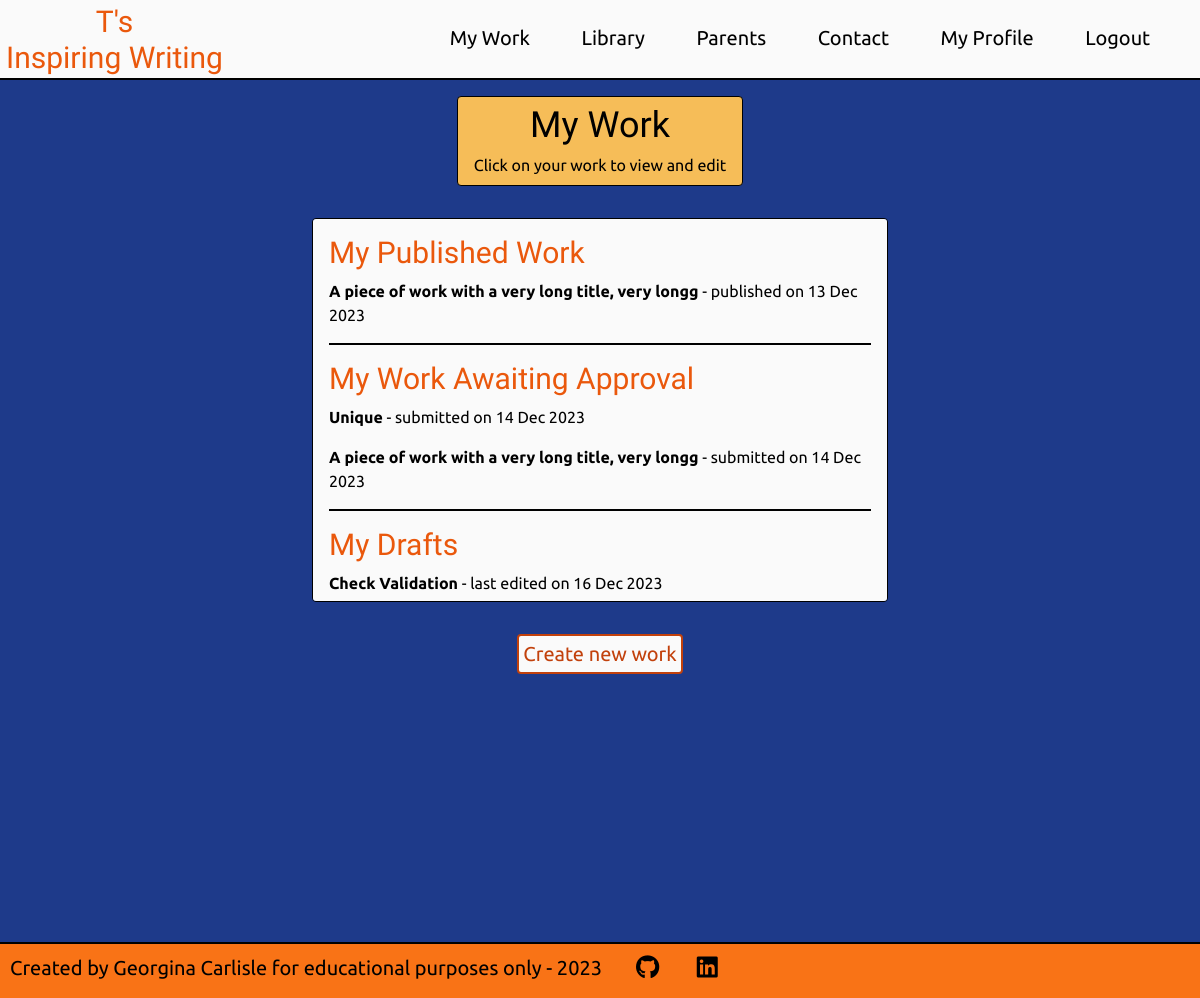
The page /writing/my_work/3 (signed in) on the database its author committed.
### users/models.py (models this page shows, shortened)
class User(AbstractBaseUser, PermissionsMixin):
    __name__ = 'CustomUser'
    validUsername = RegexValidator(
        r'^[a-zA-Z ]+$', 'Only letters and spaces are allowed in your Pen name')
    validFirstName = RegexValidator(
        r'^[a-zA-Z ]+$',
        'Only letters and spaces are allowed in your First name')
    validSecondName = RegexValidator(
        r'^[a-zA-Z ]+$',
        'Only letters and spaces are allowed in your Second name')
    username = models.CharField(
        max_length=20, unique=True, validators=[validUsername])
    age = models.IntegerField(
        validators=[MinValueValidator(8), MaxValueValidator(12),],)
    first_name = models.CharField(max_length=12, validators=[validFirstName])
    last_name = models.CharField(max_length=20, validators=[validSecondName])
    email = models.EmailField(max_length=320)
    consent = models.BooleanField(default=False)
    join_date = models.DateTimeField(default=timezone.now)
    is_staff = models.BooleanField(default=False)
    is_admin = models.BooleanField(default=False)
    is_active = models.BooleanField(default=True)
    is_superuser = models.BooleanField(default=False)
    objects = CustomAccountManager()
    USERNAME_FIELD = 'username'
    REQUIRED_FIELDS = ['email', 'first_name', 'last_name']

### writing/models.py (models this page shows, shortened)
class Writing(models.Model):
    title = models.CharField(max_length=50, unique=True)
    slug = models.SlugField(max_length=100, unique=True)
    author = models.ForeignKey(User, on_delete=models.CASCADE, related_name="writing")
    body = models.TextField()
    updated_on = models.DateTimeField(auto_now=True)
    pending_approval = models.BooleanField(default=False)
    date_submitted = models.DateTimeField(null=True, blank=True)
    approved = models.BooleanField(default=False)
    date_approved = models.DateTimeField(null=True, blank=True)
    failed_approval = models.BooleanField(default=False)
    date_failed = models.DateTimeField(null=True, blank=True)
    reason_failed = models.TextField(null=True, blank=True)
    featured = models.BooleanField(default=False)
    class Meta:
        ordering = ['-date_approved']

### writing/views.py (the view)
# urls.py: path('my_work/<int:user_id>', views.my_writing_view, name='my_work'),
@login_required
def my_writing_view(request, user_id):
    if request.user.id != user_id:
        messages.error(request, 'You have been returned to your account home page, \
                       as you were trying to access a page you are not authorised to view.')
        return redirect('account_home')
    context = {}
    user = User.objects.get(id=user_id)
    work = user.writing.all()
    published_work = work.filter(approved = True).order_by('-date_approved')
    awaiting_approval = work.filter(pending_approval = True).order_by('-date_submitted')
    failed_approval = work.filter(failed_approval = True).order_by('-date_failed')
    draft = work.filter(approved = False, pending_approval = False).order_by('-updated_on')
    context['published_work'] = published_work
    context['awaiting_approval'] = awaiting_approval
    context['failed_approval'] = failed_approval
    context['drafts'] = draft
    return render(request, 'my_work.html', context)

### writing/templates/my_work.html (shortened to what this page needs)
{% extends 'base.html' %}
{% load static %}
{% block content %}
<div class="bg-blue-900 h-full pb-4 pt-16 lg:pt-20">
    <div class="flex justify-center h-fit">
        <div class="text-center px-4 py-2 bg-horange my-4 h-fit rounded border border-black">
            <h1 class="text-3xl md:text-4xl font-title text-black mb-2">
                My Work
            </h1>
            {% if request.user.writing %}
            <p>
                Click on your work to view and edit
            </p>
            {% else %}
            <p>
                No saved writing. Time to get creating.
            </p>
            {% endif %}
        </div>
    </div>
    <div class="flex justify-center mt-4">
        <div class="border border-black rounded bg-zinc-50 p-4 relative w-11/12 sm:max-w-xl h-96 overflow-auto">
            <div class="mb-4 border-b-2 border-black">
                <h2 class="text-2xl lg:text-3xl mb-2 font-title text-orange-600">
                    My Published Work
                </h2>
                {% if published_work %}
                {% for work in published_work %}
                <p class="mb-4">
                    <a href="{% url 'view' work.id %}"
                    title="View writing"
                    class="font-bold hover:text-blue-700">
                    {{ work.title }}</a>
                    <span>- published on {{ work.date_approved|date:"d M Y" }}</span>
                </p>
                {% endfor %}
                {% else %}
                <p class="mb-2">You have no published work</p>
                {% endif %}
            </div>
            <div class="mb-4 border-b-2 border-black">
                <h2 class="text-2xl lg:text-3xl mb-2 font-title text-orange-600">
                    My Work Awaiting Approval
                </h2>
                {% if awaiting_approval %}
                {% for work in awaiting_approval %}
                <p class="mb-4">
                    <a href="{% url 'view' work.id %}"
                    title="View writing"
                    class="font-bold hover:text-blue-700">
                    {{ work.title }}</a>
                    <span>- submitted on {{ work.date_submitted|date:"d M Y" }}</span>
                </p>
                {% endfor %}
                {% else %}
                <p>You have no work awaiting approval</p>
                {% endif %}
            </div>
            <div>
                <h2 class="text-2xl lg:text-3xl mb-2 font-title text-orange-600">
                    My Drafts
                </h2>
                {% if drafts %}
                {% for work in drafts %}
                <p class="mb-4">
                    <a href="{% url 'edit' work.id %}"
                    title="View and edit writing"
                    class="font-bold hover:text-blue-700">
                    {{ work.title }}</a>
                    <span>- last edited on {{ work.updated_on|date:"d M Y" }}</span>
                </p>
                {% endfor %}
                {% else %}
                <p class="mb-2">You have no drafts</p>
                {% endif %}
            </div>
        </div>
    </div>
    <div class="flex justify-center mt-2">
        <a class="p-1 mt-6 rounded border-orange-700 border-2 border-solid bg-zinc-50 hover:bg-orange-700 text-orange-700 hover:text-white text-lg md:text-xl hover:cursor-pointer w-fit"
            href="{% url 'create' %}">
            Create new work
        </a>
    </div>
</div>
{% endblock%}

### templates/base.html (shortened to what this page needs)
{% load compress %} {% load static %}
<!DOCTYPE html>
<html lang="en">
  <head>
    {% compress css %}
    <link rel="stylesheet" href="{% static 'src/output.css' %}" />
    {% endcompress %}
  </head>
  <body class="flex flex-col h-screen">
    {% if request.user.is_authenticated %}
    {% include 'account_header.html' %} {% else %}
    {% include 'header.html' %} {% endif %}
    <main class="grow font-body">{% block content %} {% endblock %}</main>
    {% include 'footer.html' %}
  </body>
</html>

### templates/account_header.html (shortened to what this page needs)
{% load static %}
<header>
  <div
    class="fixed top-0 z-10 grid grid-cols-4 md:grid-cols-6 xl:grid-cols-6 h-16 lg:h-20 w-full border-b-2 border-black bg-zinc-50"
  >
    <div class="flex justify-start col-span-3 sm:col-span-2">
      <div class="p-1.5 lg:py-1">
        <a
          class="inline-block text-center w-full font-title text-2xl lg:text-3xl leading-none text-orange-600 hover:text-black hover:cursor-pointer"
          href="{% url 'account_home' %}"
          aria-label="return to the home page"
        >
          {% if user.username %}
          <p>{{ user.username }}'s</p>
          <p>Inspiring Writing</p>
          {% endif %}
        </a>
      </div>
    </div>
    <nav class="col-span-1 md:col-span-4 p-5 lg:p-6 font-body">
      <ul class="hidden md:flex flex-row justify-around lg:text-xl">
        <li class="hover:font-bold hover:cursor-pointer">
          <a href="{% url 'my_work' user.id %}">My Work</a>
        </li>
        <li class="hover:font-bold hover:cursor-pointer">
          <a href="{% url 'library' %}">Library</a>
        </li>
        <li class="hover:font-bold hover:cursor-pointer">
          <button
            id="parent-info-open"
            aria-label="open information for parents">
            Parents
          </button>
        </li>
        <li class="hover:font-bold hover:cursor-pointer">
          <a>Contact</a>
        </li>
        <li class="hover:font-bold hover:cursor-pointer">
          <a>My Profile</a>
        </li>
        <li class="hover:font-bold hover:cursor-pointer">
          <a href="{% url 'logout' %}">Logout</a>
        </li>
      </ul>
    </nav>
  </div>
</header>

### templates/parent_info.html (shortened to what this page needs)
{% load static %}

### templates/footer.html (shortened to what this page needs)
{% load static %}
<footer>
    <div class="flex font-body p-2 h-11 md:h-14 border-t-2 border-black bg-orange-500">
        <p class="p-0.5 md:text-xl"><span class="hidden sm:inline">Created by </span>Georgina Carlisle <span class="hidden sm:inline">for educational purposes only </span> -  2023</p>
        <span class="ml-8 text-xl md:text-2xl">
            <a href="https://github.com/GeorginaCarlisle"
            target="_blank"
            rel="noopener"
            aria-label="Visit my GitHub profile (opens in a new tab)"
            class="mr-8">
            <i class="fa-brands fa-github hover:text-zinc-50"></i>
            </a>
            <a href="https://www.linkedin.com/in/georgina-carlisle-617b58268"
            target="_blank"
            rel="noopener"
            aria-label="Visit my linkedin profile (opens in a new tab)">
            <i class="fa-brands fa-linkedin hover:text-zinc-50"></i>
            </a>
        </span>
    </div>
  </footer>

### rows shown on the page
User: username "T"
Writing: title "A piece of work with a very long title, very longg", date_approved "13 Dec 2023", date_submitted "14 Dec 2023"
Writing: title "Unique", date_submitted "14 Dec 2023"
Writing: title "Check Validation", updated_on "16 Dec 2023"
